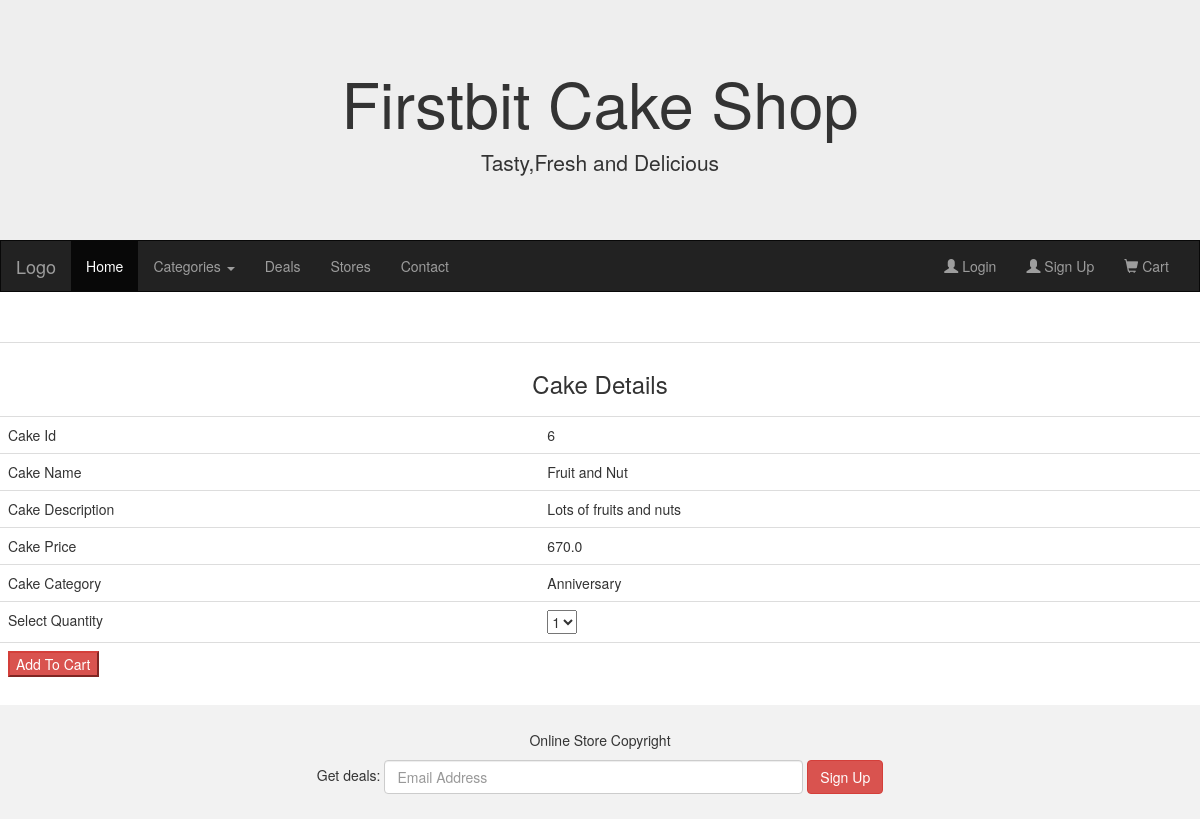
Screenshot of /ViewDetails/6 with the database file from the repository.
### AdminApp/models.py (models this page shows, shortened)
class Cake(models.Model):
    cakename = models.CharField(max_length=20)
    price = models.FloatField(default=300)
    description = models.CharField(max_length=200)
    imageUrl = models.ImageField(upload_to = 'Images')
    category = models.ForeignKey(Category,on_delete=models.CASCADE)
    class Meta:
        db_table = "Cake"

class Category(models.Model):
    cname = models.CharField(max_length=20)
    class Meta:
        db_table = "Category"

### UserApp/views.py (the view)
# urls.py: path('ViewDetails/<id>',views.ViewDetails),
def ViewDetails(request,id):
    cats = Category.objects.all()
    cake = Cake.objects.get(id=id)
    return render(request,"UserApp/ViewDetails.html",{"cake":cake,"cats":cats})

### templates/UserApp/ViewDetails.html (shortened to what this page needs)
{%extends "../master.html"%}
{%block content%}
<center>
    <form method="post" action="/AddToCart">
    <table class="table">
        <tr><th colspan="2" ><h3 align="center">Cake Details</h1></th></tr>
        <tr><td>Cake Id</td><td>{{cake.id}}
        </td></tr>
        <tr><td>Cake Name</td><td>{{cake.cakename}}</td></tr>
        <tr><td>Cake Description</td><td>{{cake.description}}</td></tr>
        <tr><td>Cake Price</td><td>{{cake.price}}</td></tr>
        <tr><td>Cake Category</td><td>{{cake.category.cname}}</td></tr>
        <tr><td>Select Quantity</td><td><select name="qty">
            <option>1</option>
        </select></td></tr>
        <tr><td><button type="submit" class="button btn-danger" >Add To Cart</button></td><td></td></tr>
    </table>
</form>
</center>
{%endblock%}

### rows the page displays
Cake: id "6", cakename "Fruit and Nut", description "Lots of fruits and nuts", price "670.0", category.cname "Anniversary"
